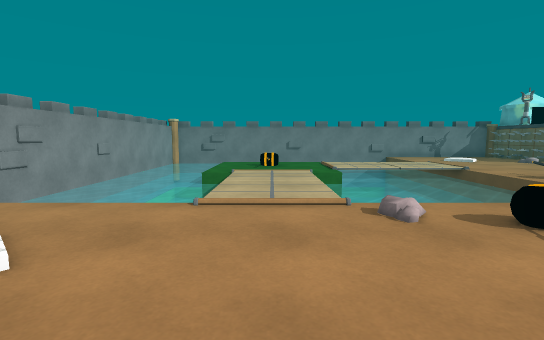
[1] (above)

13 first-person views from a walk through a 3-D level made in the Unity game engine. The camera is 1.2 m above the floor, tilts 6° down and sees 85° across. The floor is counted in squares, 1 m on a side. Each view is taken from the middle of a square. On the plan, view 1 faces up. The plan holds only what a view shows up to about 13 squares ahead; the rest is blank. The place goes on beyond the plan. Some animated figures are left out. Surface patterns are stand-ins for the level's own textures.

[2]
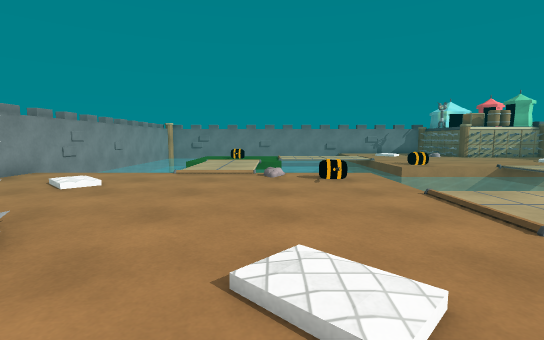

[3]
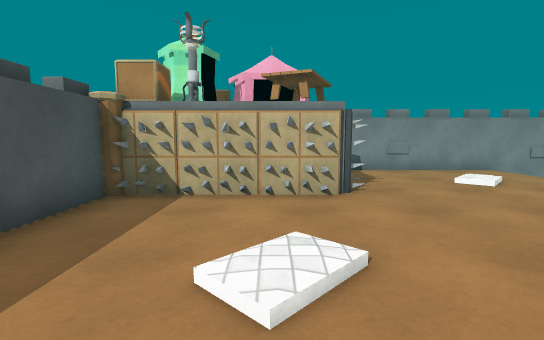

[4]
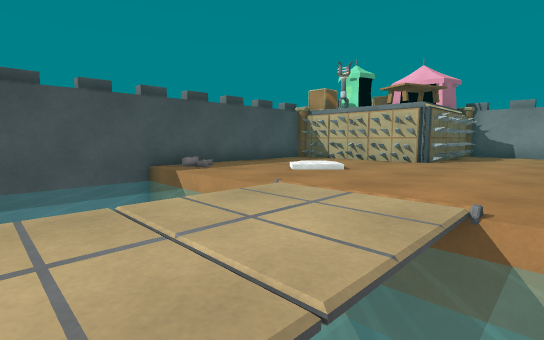

[5]
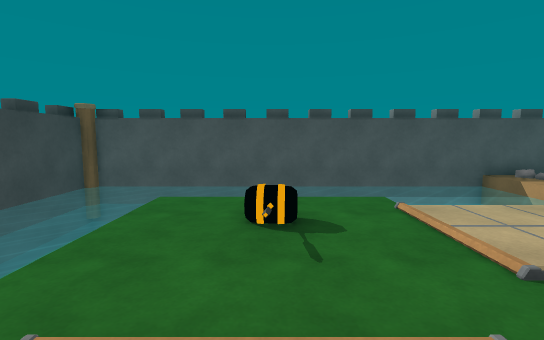

[6]
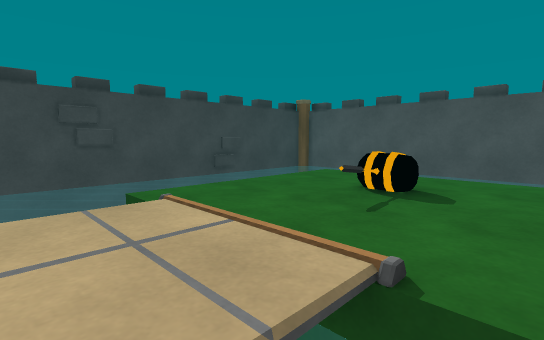

[7]
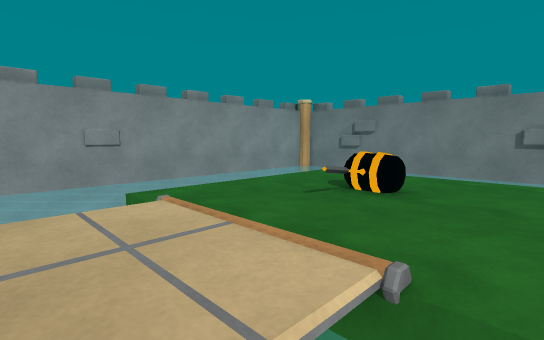

[8]
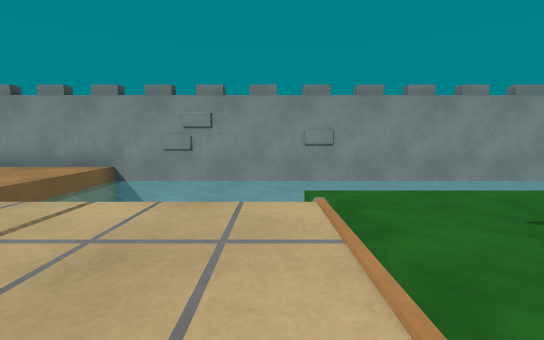

[9]
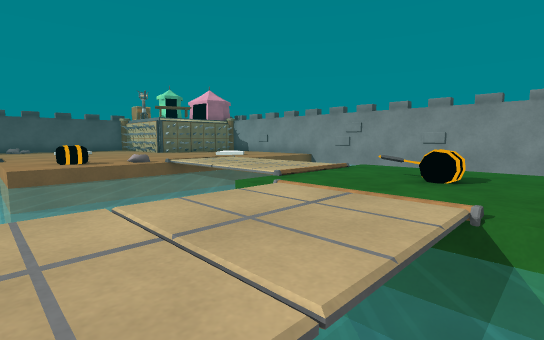

[10]
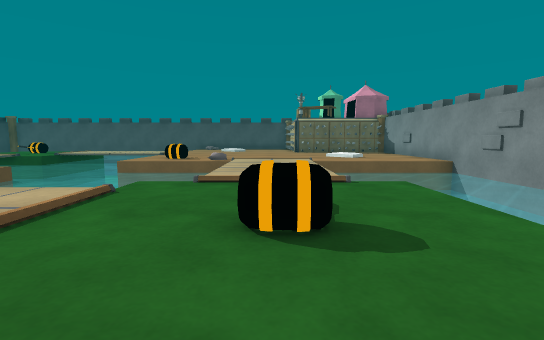

[11]
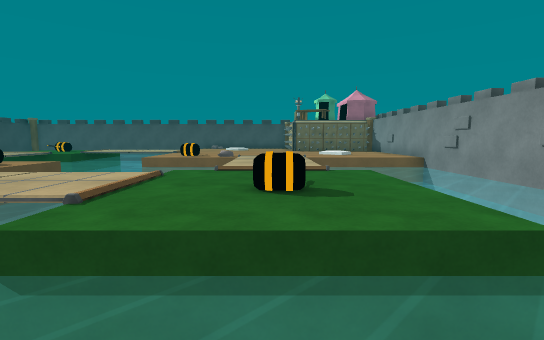

[12]
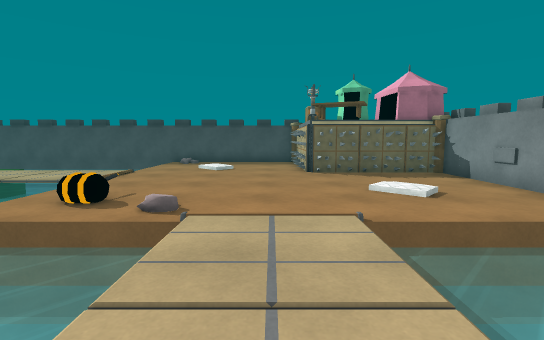

[13]
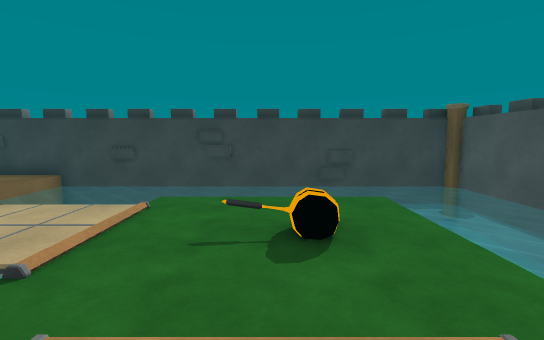

### Floor plan
Key: @ floor where view 1 was taken; # wall or solid block; . main floor; - floor 0.5 m lower than the main floor; / step, stairs or slope; = window, fence, low wall or low ledge; P pillar; O other object.
Columns run from 7 left of view 1 to 20 right of it. Each row starts with its distance up from view 1.
 20  ##OO#OO#
 19 OP --
 18 O      -
 17 O
 16 O      -
 15 #    .....   -
 14 O    ......./.
 13 O    ..O..../..
 12 #    ../..../.....
 11 OO   ../..     ...
 10 O     ...-     ..          #
  9 #     ...-     .O         .O
  8 OO    ///      ..         .O
  7 OO    ...                  #
  6 #     ...                  O
  5 O......../...              O
  4 O......../.O.     -...     #
  3 #..//........      ...     O
  2 OO../........   - .....    O
  1 O............../.......    #
  0 #......@......./.......    O
 -1 #P####........./.......    O
 -2      ##../...     .....    #
 -3 O#    #..//..              O
 -4       #......              O
 -5       #......              #
 -6       P.... =             P#
 -7       OO###OO#OO#OO#OO#OO###

Where each view was taken, in squares from view 1:
view 1: 0 up, 0 right, facing up
view 2: 5 down, 2 right, facing up
view 3: 3 down, 5 right, facing left
view 4: 2 up, 9 right, facing down-left
view 5: 4 up, 13 right, facing down
view 6: 4 up, 11 right, facing down-right
view 7: 9 up, 2 right, facing up-left
view 8: 10 up, 2 right, facing left
view 9: 15 up, 6 right, facing down-left
view 10: 16 up, 0 right, facing down
view 11: 18 up, 0 right, facing down
view 12: 10 up, 0 right, facing down
view 13: 0 up, 9 right, facing right
